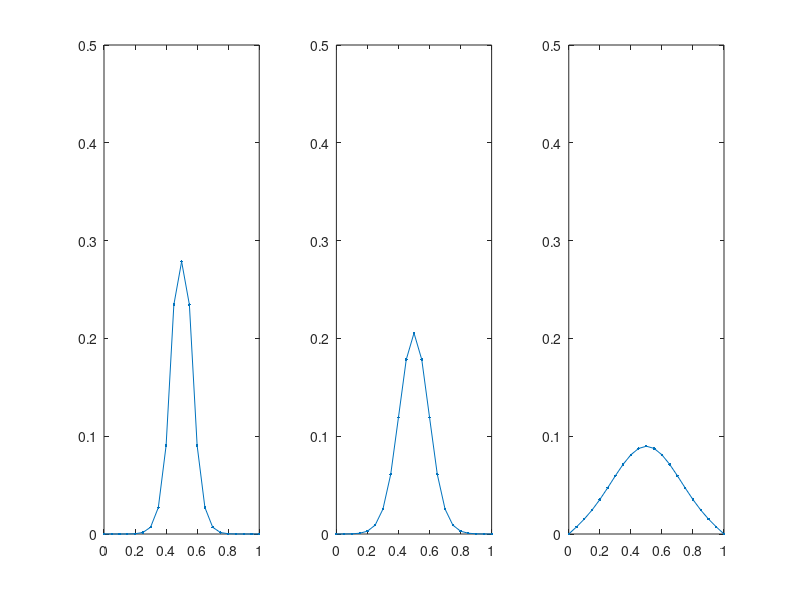

This chart was generated by the following MATLAB code:
x = linspace(0,1,21);
y0 = zeros(19,1);
y1 = zeros(19,1);
y2 = zeros(19,1);
y3 = zeros(19,1);
y0(10) = 1;
A = -2*diag(diag(ones(19,19)))+diag(diag(ones(18,18)),1)+diag(diag(ones(18,18)),-1);
I = diag(diag(ones(19,19)));
for i = 1:10
    y0 = (6.*I+2.*A)/(6.*I-4.*A+A*A)*y0;
    if i == 1
        y1 = y0;
    end
    if i == 2
        y2 = y0;
    end
    if i == 10
        y3 = y0;
    end
end
y1 = [0;y1;0];
y2 = [0;y2;0];
y3 = [0;y3;0];

subplot(1,3,1);
plot(x,y1,'.-');
axis([0 1 0 0.5]);
subplot(1,3,2);
plot(x,y2,'.-');
axis([0 1 0 0.5]);
subplot(1,3,3);
plot(x,y3,'.-');
axis([0 1 0 0.5]);
